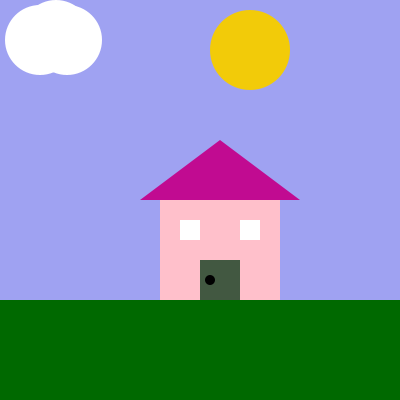
Frame 1 (no input)
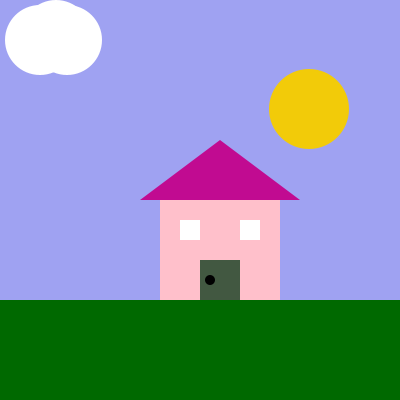
Frame 60 (the mouse pressed at the canvas centre just before this capture)
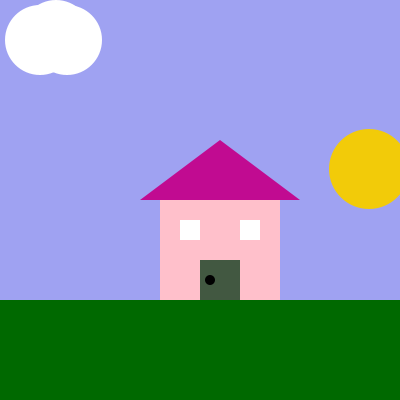
Frame 120 (the mouse held since frame 60 and released just before this capture)

The Processing sketch that drew these frames (run headless with seeded random() and noise(); from frame 60 on, the mouse is pressed at the canvas centre):

// Processing sketch: Assignment_1
// ── Assignment_1.pde
float circlex=250;
float circley=50;

void setup() {
  size (400, 400); 
  background(255);  
}

void draw() {
  //sky color picker
  background(#9FA2F2);
  stroke(0);
  //cloud
  fill(255);
  noStroke();
  ellipse(40,40,70,70);
  ellipse(67,40,70,70);
  ellipse(56,35,70,70);
  //sun color picker
  fill(#F2CB09);
  ellipse(circlex, circley,80,80);
  //speed of sun going behind the horizon
  circlex=circlex+1;
  circley=circley+1;
  //roof of the house
  fill(#C10B91);
  triangle(220, 140, 140, 200, 300, 200);
  //house
  fill(#FFC0CB);
  rect(160, 200, 120, 100);
  //windows and door
  fill(#425841);
  rect(200, 260, 40, 40);
  fill(255);
  rect(180, 220, 20, 20); 
  rect(240, 220, 20, 20);
  //doorknob
  fill(0);
  ellipse(210,280,10,10);
  fill(255);
  //grass
  noStroke();
  fill(0,105,0);
  rect(0,300,400,100);
}
